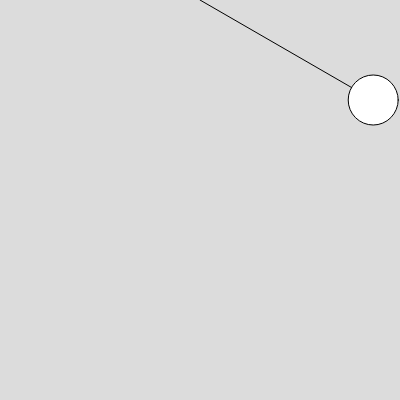
Frame 1 (no input)
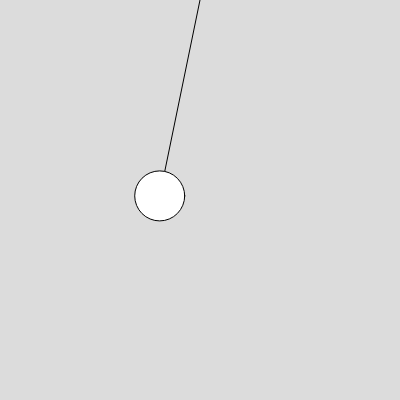
Frame 60 (no input)
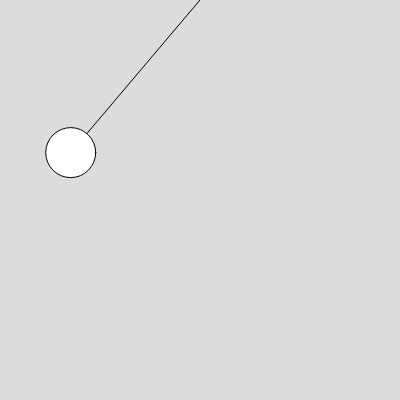
Frame 120 (the mouse pressed at the canvas centre since frame 60)

The p5.js sketch that drew these frames (run headless with seeded random() and noise() and a simulated clock; from frame 60 on, the mouse is pressed at the canvas centre):

// p5.js sketch
// ── sketch.js
let theta //angle rope and ceiling
let sway //rope attaches to ball
let length //length of rope
let pivot //rope attaches to ceiling
let d_theta //rate which theta changes produce motion

function setup() {
  createCanvas(400, 400);
  
  pivot = createVector(200, 0)
  sway = createVector()
  length = 200
  theta = PI/3
  d_theta = 0.05
}

function draw() {
  background(220);
  
  // next position ball is
  sway.x = length * sin(theta) + pivot.x
  sway.y = length * cos(theta) + pivot.y
  
  //change direction of pendulum angle goes beyond initial angle
  if (theta >= PI/3 || theta <= -PI/3) 
      d_theta *= -1
  
  theta += d_theta // next theta
  
  line(pivot.x, pivot.y, sway.x, sway.y)
  circle(sway.x, sway.y, 50)
}
